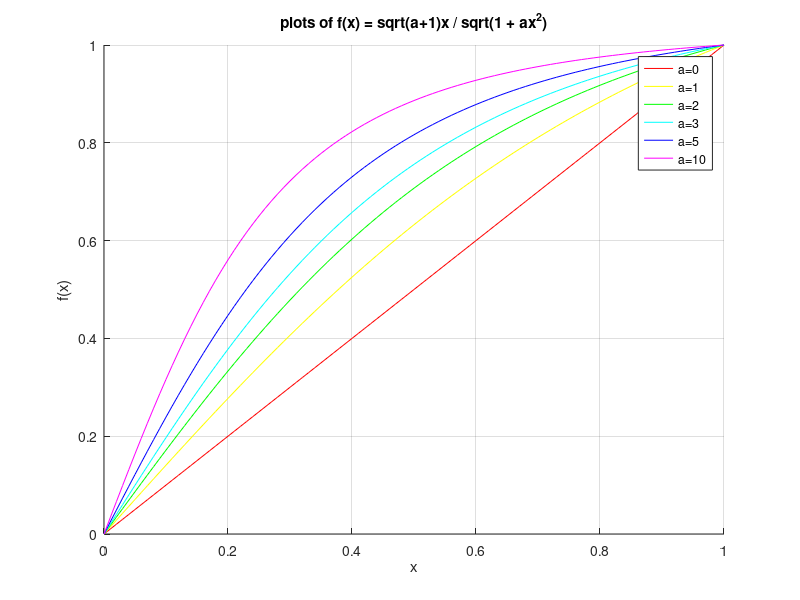

Write the MATLAB code that produced this figure.
% This script plots the sigmoid-like curve f(x) = sqrt(a+1)*x/sqrt(1+a*x*x)
% (c) Nhon Trinh
% Date: Nov 12, 2008

x = [0 : 0.01 : 1];
as = [0 1 2 3 5 10]

h = figure;
colors = hsv(length(as));
hold on;
for i = 1 : length(as)
  a = as(i);
  y = sqrt(a+1)*x ./ sqrt(1 + a*x.*x);
  plot(x, y, 'Color', colors(i, :));
end;
hold off;

grid on;
xlabel('x');
ylabel('f(x)');
title('plots of f(x) = sqrt(a+1)x / sqrt(1 + ax^2)');
legend('a=0', 'a=1', 'a=2', 'a=3', 'a=5', 'a=10');
